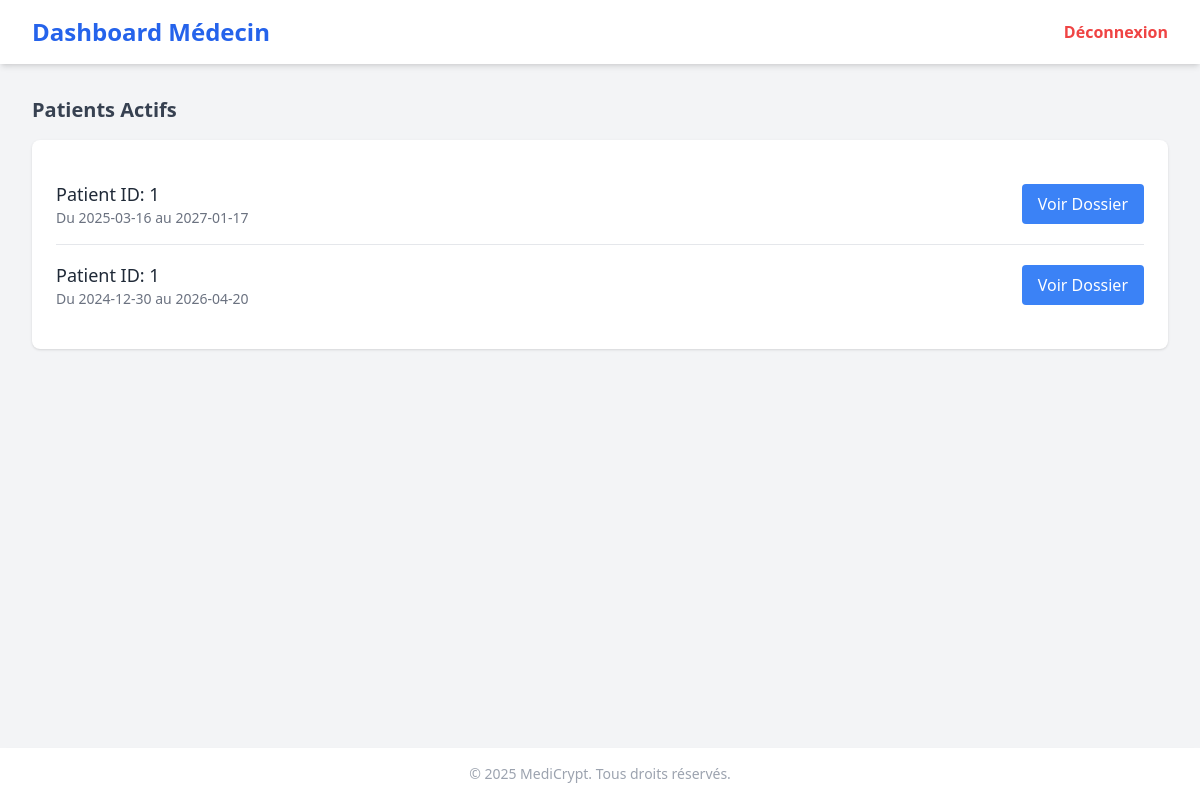
Page /dashboard_medecin (signed in) on the committed database.
### models.py (models this page shows)
class MedecinTraitant(db.Model):
    ID = db.Column(db.Integer, primary_key=True)
    medecin_ID = db.Column(db.Integer, db.ForeignKey('utilisateur.ID_User'))
    patient_ID = db.Column(db.Integer, db.ForeignKey('utilisateur.ID_User'))
    actif = db.Column(db.Boolean)
    date_debut = db.Column(db.Date)
    date_fin = db.Column(db.Date)

### app.py (the view)
        @login_required
        def decorated_function(*args, **kwargs):
            if current_user.role != role:
                flash("Vous n'avez pas les autorisations nécessaires pour accéder à cette page.", "danger")
                return redirect(url_for('home'))
            return f(*args, **kwargs)

### app.py (called while the page is built)
@login_manager.user_loader
def load_user(user_id):
    return Utilisateur.query.get(int(user_id))

def role_required(role):
    def decorator(f):
        @login_required
        def decorated_function(*args, **kwargs):
            if current_user.role != role:
                flash("Vous n'avez pas les autorisations nécessaires pour accéder à cette page.", "danger")
                return redirect(url_for('home'))
            return f(*args, **kwargs)
        return decorated_function
    return decorator

@app.route('/dashboard_medecin', endpoint='dashboard_medecin')
@role_required('Médecin')
def dashboard_medecin():
    patients_actifs = MedecinTraitant.query.filter_by(medecin_ID=current_user.ID_User, actif=True).all()
    return render_template('medecin/dashboard_medecin.html', patients_actifs=patients_actifs)

### templates/medecin/dashboard_medecin.html (shortened to what this page needs)
<!DOCTYPE html>
<html lang="fr">
<head>
    <script src="https://cdn.tailwindcss.com"></script>
</head>
<body class="bg-gray-100 min-h-screen flex flex-col">
    <header class="bg-white shadow-md py-4 px-8 flex justify-between items-center">
        <h1 class="text-2xl font-bold text-blue-600">Dashboard Médecin</h1>
        <a href="{{ url_for('logout') }}"
            class="text-red-500 hover:text-red-700 font-semibold transition duration-300">Déconnexion</a>
    </header>
    <main class="flex-1 p-8">
        <h2 class="text-xl font-semibold mb-4 text-gray-700">Patients Actifs</h2>
        <div class="bg-white rounded-lg shadow p-6">
            <ul class="divide-y divide-gray-200">
                {% for patient in patients_actifs %}
                    <li class="py-4 flex justify-between items-center">
                        <div>
                            <p class="text-lg font-medium text-gray-800">Patient ID: {{ patient.patient_ID }}</p>
                            <p class="text-sm text-gray-500">Du {{ patient.date_debut }} au {{ patient.date_fin }}</p>
                        </div>
                        <a href="/dossier_medical/{{ patient.patient_ID }}"
                            class="bg-blue-500 text-white px-4 py-2 rounded hover:bg-blue-600 transition">Voir Dossier</a>
                    </li>
                {% else %}
                    <li class="py-4 text-gray-500">Aucun patient actif.</li>
                {% endfor %}
            </ul>
        </div>
    </main>
    <footer class="bg-white shadow-md py-4 text-center text-sm text-gray-400">
        &copy; 2025 MediCrypt. Tous droits réservés.
    </footer>
</body>
</html>

### rows in the picture
MedecinTraitant: patient_ID "1", date_debut "2025-03-16", date_fin "2027-01-17"
MedecinTraitant: patient_ID "1", date_debut "2024-12-30", date_fin "2026-04-20"
